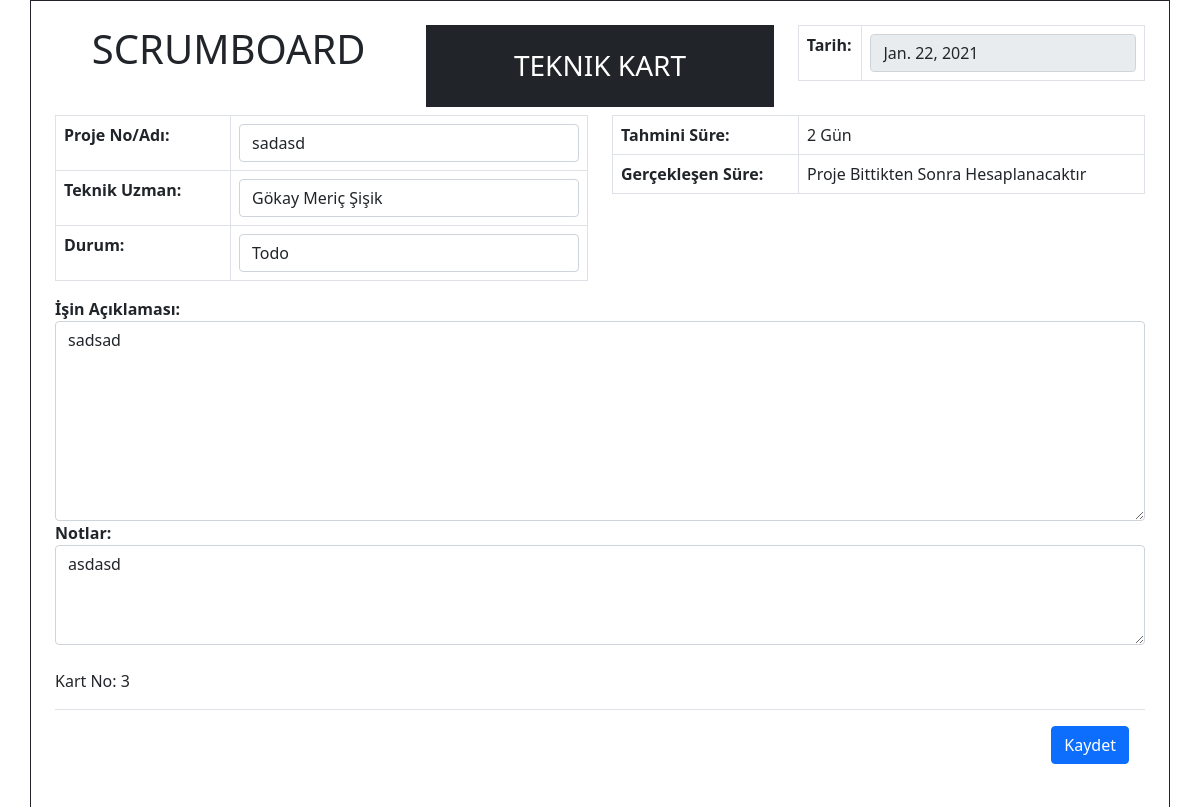
/updateJob/3, run on the app's committed database.
### tasks/models.py (models this page shows, shortened)
class Job(models.Model):
    job_id = models.AutoField(primary_key=True)
    job_title = models.CharField(max_length=50)
    job_tech_expert = models.ForeignKey(TechExpert, on_delete=models.CASCADE)
    job_status = models.ForeignKey(Status, on_delete=models.CASCADE)
    job_date = models.DateField(default=now())
    job_estimated_time = models.IntegerField()
    job_actual_time = models.IntegerField(default=0)
    job_desc = models.CharField(max_length=1000)
    job_notes = models.CharField(max_length=500)

class TechExpert(models.Model):
    expert_id = models.AutoField(primary_key=True)
    expert_name = models.CharField(max_length=20)

class Status(models.Model):
    status_id = models.AutoField(primary_key=True)
    status_title = models.CharField(max_length=20)

### tasks/views.py (the view, shortened to what this page needs)
# urls.py: path('updateJob/<str:id>', updateJob),
def updateJob(request, id):
    try:
        job = Job.objects.get(job_id=id)
    except Exception:
        return redirect('/home')
    experts = TechExpert.objects.all()
    temp_list = []
    for expert in experts:
        tempex = {"expert_id": expert.expert_id, "expert_name": expert.expert_name}
        temp_list.append(tempex)
    experts = temp_list
    statuses = Status.objects.all()
    temp_list = []
    for status in statuses:
        tempstat = {"status_id": status.status_id, "status_title": status.status_title}
        temp_list.append(tempstat)
    statuses = temp_list
    job_data = {"job_id": job.job_id, "job_title": job.job_title, "job_status": job.job_status.status_title, "job_tech_expert": job.job_tech_expert.expert_name, "job_id": job.job_id, "job_estimated_time": job.job_estimated_time, "job_date": job.job_date, "job_desc": job.job_desc, "job_notes": job.job_notes}
    context = {
        "job": job_data,
        "stasuses": statuses,
        "experts": experts,
        "id": id
    }
    return render(request, "update_card_modal.html", context)

### tasks/templates/update_card_modal.html (shortened to what this page needs)
<link href="https://cdn.jsdelivr.net/npm/bootstrap@5.0.0-beta1/dist/css/bootstrap.min.css" rel="stylesheet">
            <div class="container border border-dark p-4">
                <form method="post" action="/updateJob/{{id}}">
                    <div class="row text-center">
                        <div class="col-sm-4">
                            <h1>SCRUMBOARD</h1>
                        </div>
                        <div class="col-sm-4">
                            <h3 class="bg-dark text-center text-white p-4">TEKNIK KART</h3>
                        </div>
                        <div class="col-sm-4">
                            <table class="table table-bordered">
                                <tr>
                                    <th>Tarih:</th>
                                    <td><input type="text" class="form-control" disabled value="{{job.job_date}}" /></td>
                                </tr>
                            </table>
                        </div>
                    </div>
                    <div class="row">
                        <div class="col-sm-6">
                            <table class="table table-bordered">
                                <tr>
                                    <th>Proje No/Adı:</th>
                                    <td>  <input type="text" class="form-control" name="job_title" value="{{job.job_title}}"/></td>
                                </tr>
                                <tr>
                                    <th>Teknik Uzman:</th>
                                    <td>
                                    <select class="form-control" name="expert_id">
                                    {% for expert in experts %}
                                        {% if expert.expert_name == job.job_tech_expert %}
                                        <option value="{{ expert.expert_id }}" selected> {{expert.expert_name}}</option>
                                        {% else %}
                                        <option value="{{ expert.expert_id }}"> {{expert.expert_name}}</option>
                                        {% endif %}
                                    {% endfor %}
                                    </select></td>
                                </tr>
                                <tr>
                                    <th>Durum:</th>
                                    <td>
                                        <select class="form-control" name="status_id">
                                        {% for status in stasuses %}
                                            {% if status.status_title == job.job_status %}
                                                <option value="{{ status.status_id }}" selected> {{status.status_title}}</option>
                                            {% else %}
                                            <option value="{{ status.status_id }}"> {{status.status_title}}</option>
                                            {% endif%}
                                        {% endfor %}
                                        </select>
                                    </td>
                                </tr>
                            </table>
                        </div>
                        <div class="col-sm-6">
                            <table class="table table-bordered">
                                <tr>
                                    <th>Tahmini Süre:</th>
                                    <td>{{job.job_estimated_time}} Gün</td>
                                </tr>
                                <tr>
                                    <th>Gerçekleşen Süre:</th>
                                    <td>Proje Bittikten Sonra Hesaplanacaktır</td>
                                </tr>
                            </table>
                        </div>
                    </div>
                    <div class="row">
                        <div class="col-12">
                            <div class="form-group">
                                <label for="jobDescription" class="float-left"><strong>İşin Açıklaması:</strong></label>
                                <textarea class="form-control" style="min-height: 200px" name="job_desc" >{{ job.job_desc }}</textarea>
                            </div>
                        </div>
                    </div>
                    <div class="row">
                        <div class="col-12">
                            <div class="form-group">
                                <label for="jobDescription" class="float-left"><strong>Notlar:</strong></label>
                                <textarea class="form-control" style="min-height: 100px" name="job_notes" >{{job.job_notes}}</textarea>
                            </div>
                        </div>
                    </div>
                    <br>
                    <p> Kart No: {{job.job_id}} </p>
                    <div class="modal-footer">
                        <button type="submit" class="btn btn-primary">Kaydet</button>
                    </div>
                </form>
            </div>

### data on the page
Job: job_date "Jan. 22, 2021", job_title "sadasd", job_desc "sadsad", job_notes "asdasd"
TechExpert: expert_id "Gökay Meriç Şişik"
Status: status_id "Todo"

### other printed values
{{ job.job_estimated_time }} "2"
{{ job.job_id }} "3"
